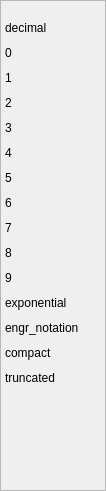
       <widget class="caFrame" name="caframe_10">
        <property name="geometry">
         <rect>
          <x>505</x>
          <y>0</y>
          <width>106</width>
          <height>491</height>
         </rect>
        </property>
        <property name="frameShape">
         <enum>QFrame::StyledPanel</enum>
        </property>
        <property name="visibility">
         <enum>caFrame::StaticV</enum>
        </property>
        <widget class="caLabel" name="caLabel_383">
         <property name="geometry">
          <rect>
           <x>5</x>
           <y>20</y>
           <width>86</width>
           <height>16</height>
          </rect>
         </property>
         <property name="font">
          <font>
           <pointsize>9</pointsize>
          </font>
         </property>
         <property name="frameShape">
          <enum>QFrame::NoFrame</enum>
         </property>
         <property name="text">
          <string>decimal</string>
         </property>
         <property name="alignment">
          <set>Qt::AlignAbsolute|Qt::AlignLeading|Qt::AlignLeft|Qt::AlignVCenter</set>
         </property>
         <property name="fontScaleMode">
          <enum>ESimpleLabel::Height</enum>
         </property>
         <property name="foreground">
          <color>
           <red>0</red>
           <green>0</green>
           <blue>0</blue>
          </color>
         </property>
         <property name="background">
          <color alpha="0">
           <red>0</red>
           <green>0</green>
           <blue>0</blue>
          </color>
         </property>
        </widget>
        <widget class="caLabel" name="caLabel_384">
         <property name="geometry">
          <rect>
           <x>5</x>
           <y>45</y>
           <width>56</width>
           <height>16</height>
          </rect>
         </property>
         <property name="font">
          <font>
           <pointsize>9</pointsize>
          </font>
         </property>
         <property name="frameShape">
          <enum>QFrame::NoFrame</enum>
         </property>
         <property name="text">
          <string>0</string>
         </property>
         <property name="alignment">
          <set>Qt::AlignAbsolute|Qt::AlignLeading|Qt::AlignLeft|Qt::AlignVCenter</set>
         </property>
         <property name="fontScaleMode">
          <enum>ESimpleLabel::Height</enum>
         </property>
         <property name="foreground">
          <color>
           <red>0</red>
           <green>0</green>
           <blue>0</blue>
          </color>
         </property>
         <property name="background">
          <color alpha="0">
           <red>0</red>
           <green>0</green>
           <blue>0</blue>
          </color>
         </property>
        </widget>
        <widget class="caLabel" name="caLabel_385">
         <property name="geometry">
          <rect>
           <x>5</x>
           <y>70</y>
           <width>56</width>
           <height>16</height>
          </rect>
         </property>
         <property name="font">
          <font>
           <pointsize>9</pointsize>
          </font>
         </property>
         <property name="frameShape">
          <enum>QFrame::NoFrame</enum>
         </property>
         <property name="text">
          <string>1</string>
         </property>
         <property name="alignment">
          <set>Qt::AlignAbsolute|Qt::AlignLeading|Qt::AlignLeft|Qt::AlignVCenter</set>
         </property>
         <property name="fontScaleMode">
          <enum>ESimpleLabel::Height</enum>
         </property>
         <property name="foreground">
          <color>
           <red>0</red>
           <green>0</green>
           <blue>0</blue>
          </color>
         </property>
         <property name="background">
          <color alpha="0">
           <red>0</red>
           <green>0</green>
           <blue>0</blue>
          </color>
         </property>
        </widget>
        <widget class="caLabel" name="caLabel_386">
         <property name="geometry">
          <rect>
           <x>5</x>
           <y>95</y>
           <width>56</width>
           <height>16</height>
          </rect>
         </property>
         <property name="font">
          <font>
           <pointsize>9</pointsize>
          </font>
         </property>
         <property name="frameShape">
          <enum>QFrame::NoFrame</enum>
         </property>
         <property name="text">
          <string>2</string>
         </property>
         <property name="alignment">
          <set>Qt::AlignAbsolute|Qt::AlignLeading|Qt::AlignLeft|Qt::AlignVCenter</set>
         </property>
         <property name="fontScaleMode">
          <enum>ESimpleLabel::Height</enum>
         </property>
         <property name="foreground">
          <color>
           <red>0</red>
           <green>0</green>
           <blue>0</blue>
          </color>
         </property>
         <property name="background">
          <color alpha="0">
           <red>0</red>
           <green>0</green>
           <blue>0</blue>
          </color>
         </property>
        </widget>
        <widget class="caLabel" name="caLabel_387">
         <property name="geometry">
          <rect>
           <x>5</x>
           <y>120</y>
           <width>56</width>
           <height>16</height>
          </rect>
         </property>
         <property name="font">
          <font>
           <pointsize>9</pointsize>
          </font>
         </property>
         <property name="frameShape">
          <enum>QFrame::NoFrame</enum>
         </property>
         <property name="text">
          <string>3</string>
         </property>
         <property name="alignment">
          <set>Qt::AlignAbsolute|Qt::AlignLeading|Qt::AlignLeft|Qt::AlignVCenter</set>
         </property>
         <property name="fontScaleMode">
          <enum>ESimpleLabel::Height</enum>
         </property>
         <property name="foreground">
          <color>
           <red>0</red>
           <green>0</green>
           <blue>0</blue>
          </color>
         </property>
         <property name="background">
          <color alpha="0">
           <red>0</red>
           <green>0</green>
           <blue>0</blue>
          </color>
         </property>
        </widget>
        <widget class="caLabel" name="caLabel_388">
         <property name="geometry">
          <rect>
           <x>5</x>
           <y>145</y>
           <width>56</width>
           <height>16</height>
          </rect>
         </property>
         <property name="font">
          <font>
           <pointsize>9</pointsize>
          </font>
         </property>
         <property name="frameShape">
          <enum>QFrame::NoFrame</enum>
         </property>
         <property name="text">
          <string>4</string>
         </property>
         <property name="alignment">
          <set>Qt::AlignAbsolute|Qt::AlignLeading|Qt::AlignLeft|Qt::AlignVCenter</set>
         </property>
         <property name="fontScaleMode">
          <enum>ESimpleLabel::Height</enum>
         </property>
         <property name="foreground">
          <color>
           <red>0</red>
           <green>0</green>
           <blue>0</blue>
          </color>
         </property>
         <property name="background">
          <color alpha="0">
           <red>0</red>
           <green>0</green>
           <blue>0</blue>
          </color>
         </property>
        </widget>
        <widget class="caLabel" name="caLabel_389">
         <property name="geometry">
          <rect>
           <x>5</x>
           <y>170</y>
           <width>56</width>
           <height>16</height>
          </rect>
         </property>
         <property name="font">
          <font>
           <pointsize>9</pointsize>
          </font>
         </property>
         <property name="frameShape">
          <enum>QFrame::NoFrame</enum>
         </property>
         <property name="text">
          <string>5</string>
         </property>
         <property name="alignment">
          <set>Qt::AlignAbsolute|Qt::AlignLeading|Qt::AlignLeft|Qt::AlignVCenter</set>
         </property>
         <property name="fontScaleMode">
          <enum>ESimpleLabel::Height</enum>
         </property>
         <property name="foreground">
          <color>
           <red>0</red>
           <green>0</green>
           <blue>0</blue>
          </color>
         </property>
         <property name="background">
          <color alpha="0">
           <red>0</red>
           <green>0</green>
           <blue>0</blue>
          </color>
         </property>
        </widget>
        <widget class="caLabel" name="caLabel_390">
         <property name="geometry">
          <rect>
           <x>5</x>
           <y>195</y>
           <width>56</width>
           <height>16</height>
          </rect>
         </property>
         <property name="font">
          <font>
           <pointsize>9</pointsize>
          </font>
         </property>
         <property name="frameShape">
          <enum>QFrame::NoFrame</enum>
         </property>
         <property name="text">
          <string>6</string>
         </property>
         <property name="alignment">
          <set>Qt::AlignAbsolute|Qt::AlignLeading|Qt::AlignLeft|Qt::AlignVCenter</set>
         </property>
         <property name="fontScaleMode">
          <enum>ESimpleLabel::Height</enum>
         </property>
         <property name="foreground">
          <color>
           <red>0</red>
           <green>0</green>
           <blue>0</blue>
          </color>
         </property>
         <property name="background">
          <color alpha="0">
           <red>0</red>
           <green>0</green>
           <blue>0</blue>
          </color>
         </property>
        </widget>
        <widget class="caLabel" name="caLabel_391">
         <property name="geometry">
          <rect>
           <x>5</x>
           <y>220</y>
           <width>56</width>
           <height>16</height>
          </rect>
         </property>
         <property name="font">
          <font>
           <pointsize>9</pointsize>
          </font>
         </property>
         <property name="frameShape">
          <enum>QFrame::NoFrame</enum>
         </property>
         <property name="text">
          <string>7</string>
         </property>
         <property name="alignment">
          <set>Qt::AlignAbsolute|Qt::AlignLeading|Qt::AlignLeft|Qt::AlignVCenter</set>
         </property>
         <property name="fontScaleMode">
          <enum>ESimpleLabel::Height</enum>
         </property>
         <property name="foreground">
          <color>
           <red>0</red>
           <green>0</green>
           <blue>0</blue>
          </color>
         </property>
         <property name="background">
          <color alpha="0">
           <red>0</red>
           <green>0</green>
           <blue>0</blue>
          </color>
         </property>
        </widget>
        <widget class="caLabel" name="caLabel_392">
         <property name="geometry">
          <rect>
           <x>5</x>
           <y>245</y>
           <width>56</width>
           <height>16</height>
          </rect>
         </property>
         <property name="font">
          <font>
           <pointsize>9</pointsize>
          </font>
         </property>
         <property name="frameShape">
          <enum>QFrame::NoFrame</enum>
         </property>
         <property name="text">
          <string>8</string>
         </property>
         <property name="alignment">
          <set>Qt::AlignAbsolute|Qt::AlignLeading|Qt::AlignLeft|Qt::AlignVCenter</set>
         </property>
         <property name="fontScaleMode">
          <enum>ESimpleLabel::Height</enum>
         </property>
         <property name="foreground">
          <color>
           <red>0</red>
           <green>0</green>
           <blue>0</blue>
          </color>
         </property>
         <property name="background">
          <color alpha="0">
           <red>0</red>
           <green>0</green>
           <blue>0</blue>
          </color>
         </property>
        </widget>
        <widget class="caLabel" name="caLabel_393">
         <property name="geometry">
          <rect>
           <x>5</x>
           <y>270</y>
           <width>56</width>
           <height>16</height>
          </rect>
         </property>
         <property name="font">
          <font>
           <pointsize>9</pointsize>
          </font>
         </property>
         <property name="frameShape">
          <enum>QFrame::NoFrame</enum>
         </property>
         <property name="text">
          <string>9</string>
         </property>
         <property name="alignment">
          <set>Qt::AlignAbsolute|Qt::AlignLeading|Qt::AlignLeft|Qt::AlignVCenter</set>
         </property>
         <property name="fontScaleMode">
          <enum>ESimpleLabel::Height</enum>
         </property>
         <property name="foreground">
          <color>
           <red>0</red>
           <green>0</green>
           <blue>0</blue>
          </color>
         </property>
         <property name="background">
          <color alpha="0">
           <red>0</red>
           <green>0</green>
           <blue>0</blue>
          </color>
         </property>
        </widget>
        <widget class="caLabel" name="caLabel_394">
         <property name="geometry">
          <rect>
           <x>5</x>
           <y>295</y>
           <width>86</width>
           <height>16</height>
          </rect>
         </property>
         <property name="font">
          <font>
           <pointsize>9</pointsize>
          </font>
         </property>
         <property name="frameShape">
          <enum>QFrame::NoFrame</enum>
         </property>
         <property name="text">
          <string>exponential</string>
         </property>
         <property name="alignment">
          <set>Qt::AlignAbsolute|Qt::AlignLeading|Qt::AlignLeft|Qt::AlignVCenter</set>
         </property>
         <property name="fontScaleMode">
          <enum>ESimpleLabel::Height</enum>
         </property>
         <property name="foreground">
          <color>
           <red>0</red>
           <green>0</green>
           <blue>0</blue>
          </color>
         </property>
         <property name="background">
          <color alpha="0">
           <red>0</red>
           <green>0</green>
           <blue>0</blue>
          </color>
         </property>
        </widget>
        <widget class="caLabel" name="caLabel_395">
         <property name="geometry">
          <rect>
           <x>5</x>
           <y>320</y>
           <width>86</width>
           <height>16</height>
          </rect>
         </property>
         <property name="font">
          <font>
           <pointsize>9</pointsize>
          </font>
         </property>
         <property name="frameShape">
          <enum>QFrame::NoFrame</enum>
         </property>
         <property name="text">
          <string>engr_notation</string>
         </property>
         <property name="alignment">
          <set>Qt::AlignAbsolute|Qt::AlignLeading|Qt::AlignLeft|Qt::AlignVCenter</set>
         </property>
         <property name="fontScaleMode">
          <enum>ESimpleLabel::Height</enum>
         </property>
         <property name="foreground">
          <color>
           <red>0</red>
           <green>0</green>
           <blue>0</blue>
          </color>
         </property>
         <property name="background">
          <color alpha="0">
           <red>0</red>
           <green>0</green>
           <blue>0</blue>
          </color>
         </property>
        </widget>
        <widget class="caLabel" name="caLabel_396">
         <property name="geometry">
          <rect>
           <x>5</x>
           <y>345</y>
           <width>86</width>
           <height>16</height>
          </rect>
         </property>
         <property name="font">
          <font>
           <pointsize>9</pointsize>
          </font>
         </property>
         <property name="frameShape">
          <enum>QFrame::NoFrame</enum>
         </property>
         <property name="text">
          <string>compact</string>
         </property>
         <property name="alignment">
          <set>Qt::AlignAbsolute|Qt::AlignLeading|Qt::AlignLeft|Qt::AlignVCenter</set>
         </property>
         <property name="fontScaleMode">
          <enum>ESimpleLabel::Height</enum>
         </property>
         <property name="foreground">
          <color>
           <red>0</red>
           <green>0</green>
           <blue>0</blue>
          </color>
         </property>
         <property name="background">
          <color alpha="0">
           <red>0</red>
           <green>0</green>
           <blue>0</blue>
          </color>
         </property>
        </widget>
        <widget class="caLabel" name="caLabel_397">
         <property name="geometry">
          <rect>
           <x>5</x>
           <y>370</y>
           <width>86</width>
           <height>16</height>
          </rect>
         </property>
         <property name="font">
          <font>
           <pointsize>9</pointsize>
          </font>
         </property>
         <property name="frameShape">
          <enum>QFrame::NoFrame</enum>
         </property>
         <property name="text">
          <string>truncated</string>
         </property>
         <property name="alignment">
          <set>Qt::AlignAbsolute|Qt::AlignLeading|Qt::AlignLeft|Qt::AlignVCenter</set>
         </property>
         <property name="fontScaleMode">
          <enum>ESimpleLabel::Height</enum>
         </property>
         <property name="foreground">
          <color>
           <red>0</red>
           <green>0</green>
           <blue>0</blue>
          </color>
         </property>
         <property name="background">
          <color alpha="0">
           <red>0</red>
           <green>0</green>
           <blue>0</blue>
          </color>
         </property>
        </widget>
       </widget>
